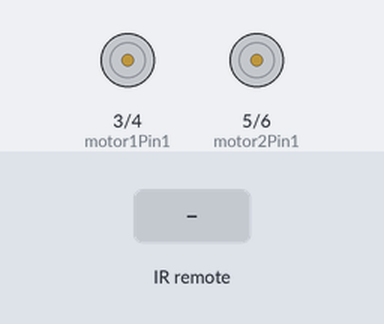
A sketch run on a simulated Arduino Uno, built with avr-gcc and run on an emulated ATmega328P. On the bench: motor-driver pin pairs drawn as motors (green arrow = first pin HIGH = forward, orange = second pin HIGH = backward, longer = more drive). Inputs (shaded band) come from the test bench.

Above: at 1.2 s.
1.3 s: infrared code 0xFF18E7 received
At 2.2 s:
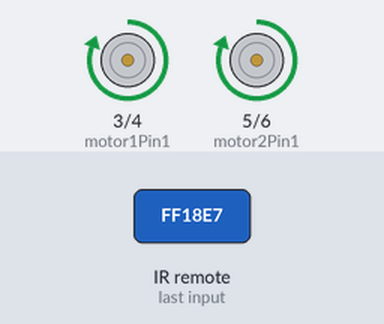
2.8 s: infrared code 0xFF4AB5 received
At 3.3 s:
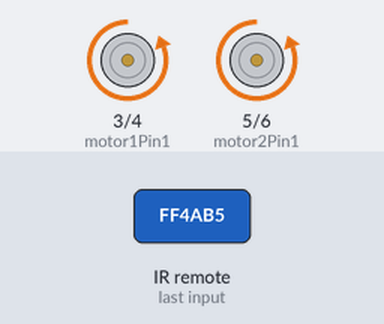
4.3 s: infrared code 0xFF38C7 received
At 5.7 s:
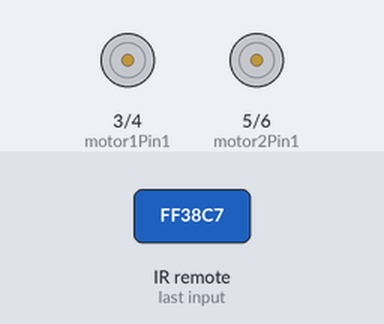
Timing chart, 0 to 7.3 s (numbered marks = the images above; inputs shaded):
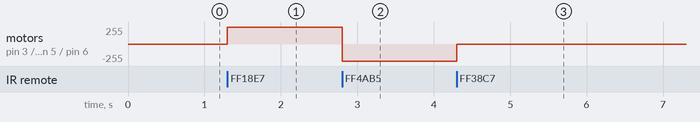

The sketch:

ECO2.ino
```cpp
#include <IRremote.h>

// Motor pins connected to L298N
int motor1Pin1 = 3;  // IN1
int motor1Pin2 = 4;  // IN2
int motor2Pin1 = 5;  // IN3
int motor2Pin2 = 6;  // IN4

// IR Receiver Pin
int recv_pin = 7;  // Pin where the IR receiver is connected
IRrecv irrecv(recv_pin);
decode_results results;

// IR Codes for buttons
unsigned long forwardCode = 16718055;  // Forward button
unsigned long backwardCode = 16730805;  // Backward button
unsigned long stopCode = 16726215;  // OK button (Stop motors)

void setup() {
  // Set motor control pins as output
  pinMode(motor1Pin1, OUTPUT);
  pinMode(motor1Pin2, OUTPUT);
  pinMode(motor2Pin1, OUTPUT);
  pinMode(motor2Pin2, OUTPUT);

  // Start IR receiver
  irrecv.enableIRIn();
}

void loop() {
  if (irrecv.decode(&results)) {
    long int decCode = results.value;
    irrecv.resume();  // Receive the next value

    // Forward button (Move both motors forward)
    if (decCode == forwardCode) {
      forward();
    }
    // Backward button (Move both motors backward)
    else if (decCode == backwardCode) {
      backward();
    }
    // OK button (Stop the motors)
    else if (decCode == stopCode) {
      stopMotors();
    }
  }
}

// Function to move motors forward
void forward() {
  digitalWrite(motor1Pin1, HIGH);
  digitalWrite(motor1Pin2, LOW);
  digitalWrite(motor2Pin1, HIGH);
  digitalWrite(motor2Pin2, LOW);
}

// Function to move motors backward
void backward() {
  digitalWrite(motor1Pin1, LOW);
  digitalWrite(motor1Pin2, HIGH);
  digitalWrite(motor2Pin1, LOW);
  digitalWrite(motor2Pin2, HIGH);
}

// Function to stop the motors
void stopMotors() {
  digitalWrite(motor1Pin1, LOW);
  digitalWrite(motor1Pin2, LOW);
  digitalWrite(motor2Pin1, LOW);
  digitalWrite(motor2Pin2, LOW);
}
```

Measured:
- after the input at 1.3 s, motor on pin 3 (motor1Pin1) / pin 4 (motor1Pin2), motor on pin 5 (motor2Pin1) / pin 6 (motor2Pin2): stopped → forward 255/255 at once
- after the input at 2.8 s, motor on pin 3 (motor1Pin1) / pin 4 (motor1Pin2), motor on pin 5 (motor2Pin1) / pin 6 (motor2Pin2): forward 255/255 → backward 255/255 at once
- after the input at 4.3 s, motor on pin 3 (motor1Pin1) / pin 4 (motor1Pin2), motor on pin 5 (motor2Pin1) / pin 6 (motor2Pin2): backward 255/255 → stopped at once
